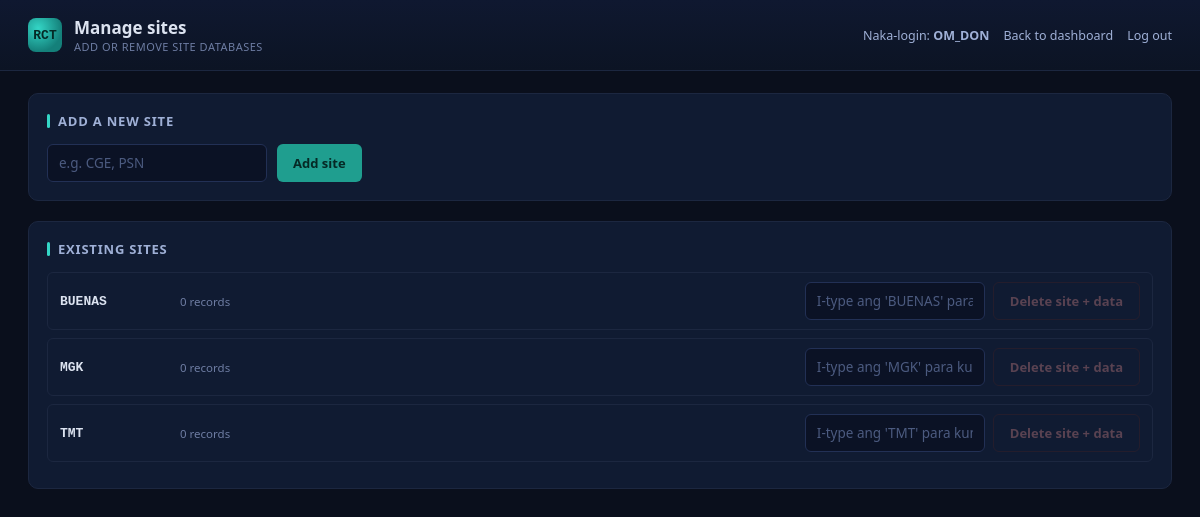
The page /manage_sites (signed in) on the database its author committed.
### tables this page shows
CREATE TABLE site (

        id INTEGER PRIMARY KEY AUTOINCREMENT,

        name TEXT UNIQUE NOT NULL

    );

### app.py (the view)
@app.route('/manage_sites')
@login_required
def manage_sites():
    conn = db.get_conn()
    sites = conn.execute('SELECT * FROM site ORDER BY name').fetchall()
    counts = {}
    for s in sites:
        c = conn.execute('SELECT COUNT(*) AS c FROM record WHERE site_id = ?', (s['id'],)).fetchone()['c']
        counts[s['id']] = c
    conn.close()
    return render_template('manage_sites.html', sites=sites, counts=counts, username=session.get('username'))

### app.py (called while the page is built)
def login_required(f):
    @wraps(f)
    def wrapper(*args, **kwargs):
        if 'user_id' not in session:
            return redirect(url_for('login'))
        return f(*args, **kwargs)
    return wrapper

### db.py (called while the page is built)
def get_conn():
    conn = sqlite3.connect(DB_PATH)
    conn.row_factory = sqlite3.Row
    conn.execute('PRAGMA foreign_keys = ON')
    return conn

### templates/manage_sites.html (shortened to what this page needs)
<!DOCTYPE html>
<html lang="en">
<head>
<link rel="stylesheet" href="{{ url_for('static', filename='style.css') }}">
</head>
<body>
<div class="topbar">
  <div class="brand">
    <div class="mark">RCT</div>
    <div><h1>Manage sites</h1><div class="sub">Add or remove site databases</div></div>
  </div>
  <div class="topbar-right">
    <span>Naka-login: <strong>{{ username }}</strong></span>
    <a href="{{ url_for('dashboard') }}">Back to dashboard</a>
    <a href="{{ url_for('logout') }}">Log out</a>
  </div>
</div>
<div class="container">
  <div class="panel">
    <div class="panel-head"><h2>Add a new site</h2></div>
    <form method="POST" action="{{ url_for('add_site') }}" style="display:flex; gap:10px;">
      <input name="name" placeholder="e.g. CGE, PSN" style="max-width:220px;" required>
      <button type="submit" class="btn-primary">Add site</button>
    </form>
  </div>
  <div class="panel">
    <div class="panel-head"><h2>Existing sites</h2></div>
    {% for s in sites %}
    <div class="manage-row">
      <span class="ms-name">{{ s.name }}</span>
      <span class="ms-count">{{ counts[s.id] }} record{{ 's' if counts[s.id] != 1 else '' }}</span>
      <form method="POST" action="{{ url_for('delete_site', site_id=s.id) }}" style="display:flex; gap:8px;" onsubmit="return confirm('Sigurado ka na? Permanenteng matatanggal ang site na ito at LAHAT ng records nito.');">
        <input type="text" name="confirm_name" placeholder="I-type ang '{{ s.name }}' para kumpirmahin" oninput="this.form.querySelector('button').disabled = (this.value.trim() !== '{{ s.name }}')">
        <button type="submit" class="btn-danger" disabled>Delete site + data</button>
      </form>
    </div>
    {% endfor %}
  </div>
</div>
</body>
</html>

### static/style.css (style rules this page uses)
* { box-sizing: border-box; }
body { margin: 0; font-family: 'Segoe UI', -apple-system, BlinkMacSystemFont, sans-serif; background: #0A0F1C; color: #DCE3F0; min-height: 100vh; }
a { color: #34D6C6; }
.topbar { background: linear-gradient(180deg, #0F1830 0%, #0C1424 100%); border-bottom: 1px solid #1C2740; padding: 16px 28px; display: flex; align-items: center; justify-content: space-between; flex-wrap: wrap; gap: 12px; }
.brand { display: flex; align-items: center; gap: 12px; }
.brand .mark { width: 34px; height: 34px; border-radius: 8px; background: radial-gradient(circle at 30% 30%, #34D6C6, #14807A 70%); display: flex; align-items: center; justify-content: center; font-weight: 700; color: #052A26; font-size: 13px; font-family: monospace; }
.brand h1 { font-size: 17px; font-weight: 600; margin: 0; }
.brand .sub { font-size: 11px; color: #6E7DA3; text-transform: uppercase; letter-spacing: 0.5px; }
.topbar-right { display: flex; align-items: center; gap: 14px; font-size: 12.5px; color: #9FB0D6; }
.topbar-right a { color: #9FB0D6; text-decoration: none; }
.container { padding: 22px 28px 60px; max-width: 1500px; margin: 0 auto; }
.panel { background: #101B32; border: 1px solid #1C2740; border-radius: 10px; padding: 18px; margin-bottom: 20px; }
.panel-head { display: flex; align-items: center; justify-content: space-between; margin-bottom: 14px; flex-wrap: wrap; gap: 8px; }
.panel-head h2 { font-size: 13px; font-weight: 600; text-transform: uppercase; letter-spacing: 0.8px; color: #9FB0D6; margin: 0; display: flex; align-items: center; gap: 8px; }
.panel-head h2::before { content: ''; width: 3px; height: 14px; background: #34D6C6; display: inline-block; border-radius: 2px; }
input, select { width: 100%; background: #0B1225; border: 1px solid #223055; border-radius: 6px; color: #E8EDF7; padding: 9px 11px; font-size: 13.5px; font-family: inherit; outline: none; }
input::placeholder { color: #4C5B80; }
button, .btn { border: none; border-radius: 6px; padding: 9px 16px; font-size: 13px; font-weight: 600; cursor: pointer; font-family: inherit; text-decoration: none; display: inline-block; }
.btn-primary { background: #1F9E8F; color: #052A26; }
.btn-danger { background: transparent; border: 1px solid #4A2323; color: #E08B8B; }
.btn-danger[disabled] { opacity: 0.35; cursor: not-allowed; }
.manage-row { display: flex; align-items: center; gap: 10px; padding: 9px 12px; background: #101B32; border: 1px solid #1C2740; border-radius: 6px; margin-bottom: 8px; flex-wrap: wrap; }
.manage-row .ms-name { font-family: monospace; font-weight: 600; font-size: 13px; min-width: 110px; }
.manage-row .ms-count { font-size: 11.5px; color: #6E7DA3; flex: 1; }
.manage-row input { width: 180px; }

### rows shown on the page
site: name "BUENAS", counts "0", id "s", confirm_name "I-type ang 'BUENAS' para kumpirmahin"
site: name "MGK", counts "0", id "s", confirm_name "I-type ang 'MGK' para kumpirmahin"
site: name "TMT", counts "0", id "s", confirm_name "I-type ang 'TMT' para kumpirmahin"

### other values the page prints
{{ username }} "OM_DON"
